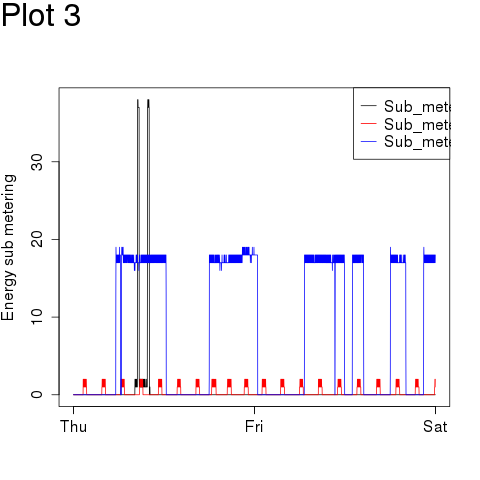

This figure's R source:
source("exdata-project1-common.R");
source("plot3-worker.R");

dataForPlot <- readDataForPlot();

par(oma = c(0, 0, 2, 0), mfcol=c(1,1));
drawPlot3(dataForPlot);
mtext("Plot 3", outer =  TRUE, cex = 2, adj = 0);


dev.copy(png, file = "plot3.png");
dev.off();